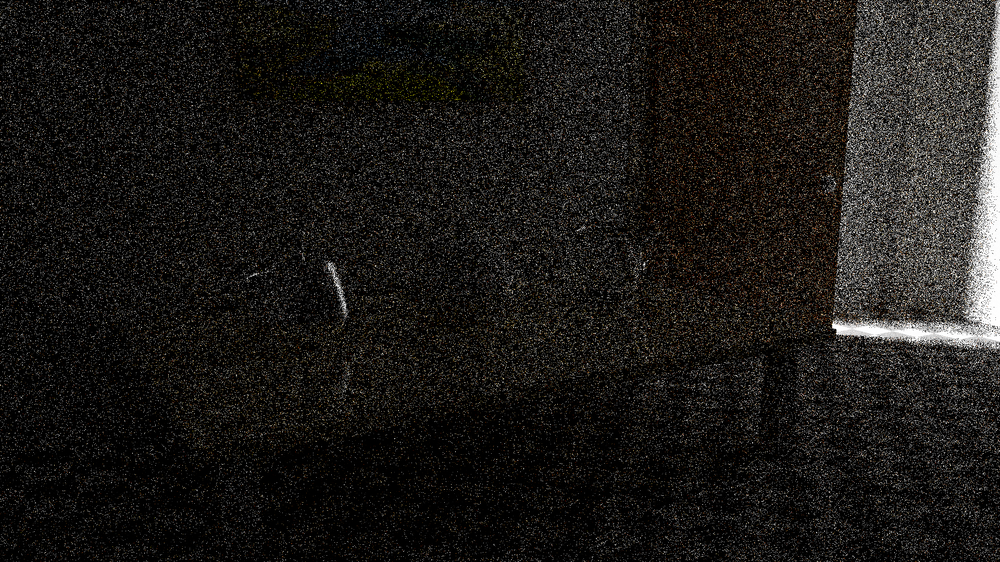
#> input picture docs/images/none.png, 1000 x 562 px, shrunk from 1920 x 1080 before the run
$ python teaser.py
#> lines starting #> are read from the running program, lines starting #| are printed output that depends on the picture
from PIL import Image
import os

os.chdir("./docs")

def combine2x2():
    # List of image file paths
    image_paths = [
        "images/none.png",
        "images/sp.png",
        "images/tmp.png",
        "images/full.png"
    ]

    # Open images
    images = [Image.open(img) for img in image_paths]
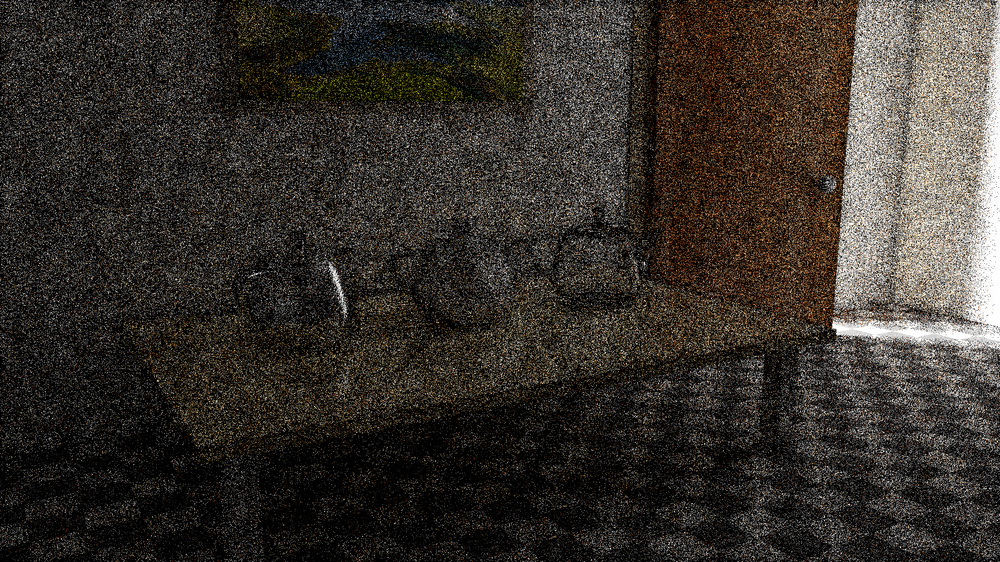
#> input picture docs/images/sp.png, 1000 x 562 px, shrunk from 1920 x 1080 before the run
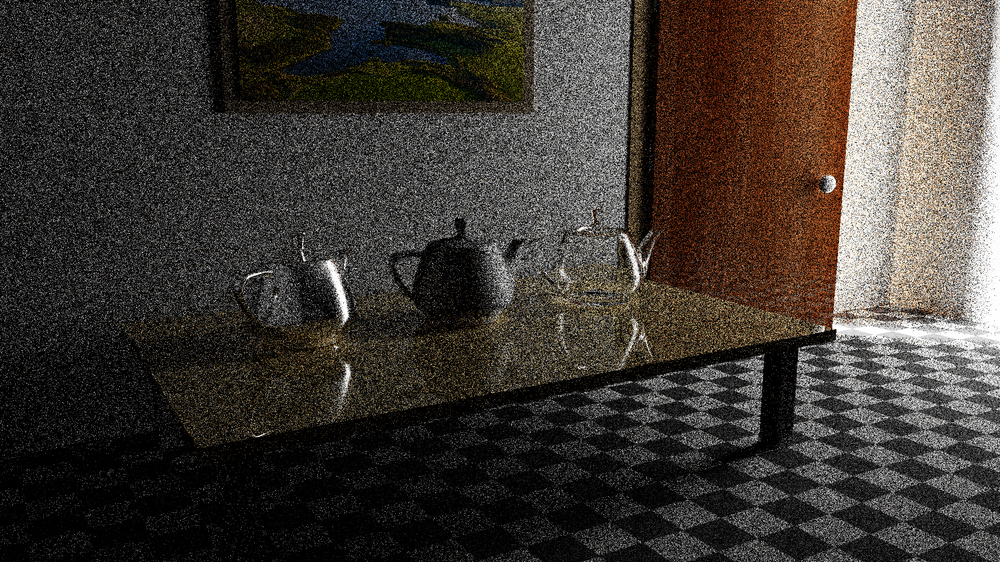
#> input picture docs/images/tmp.png, 1000 x 562 px, shrunk from 1920 x 1080 before the run
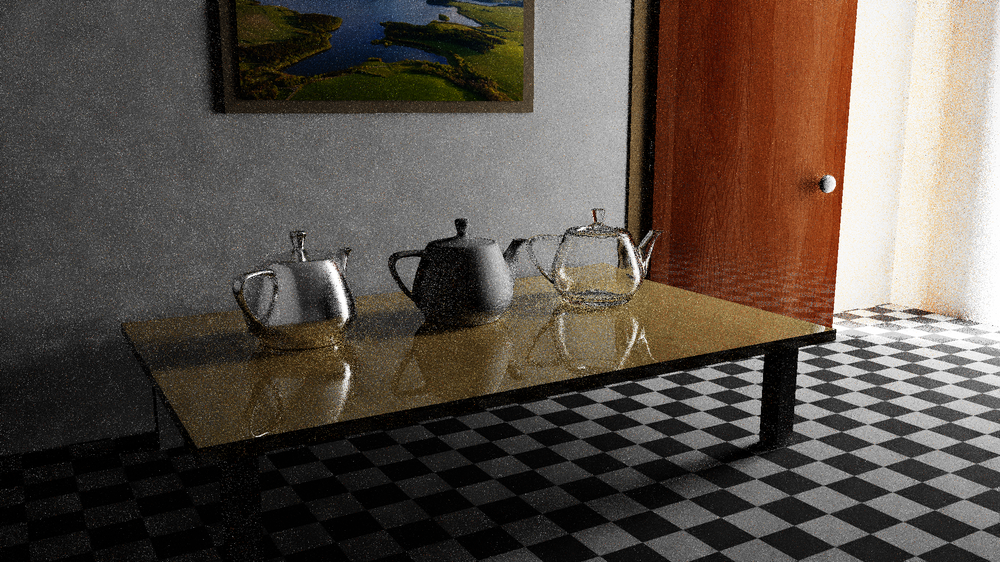
#> input picture docs/images/full.png, 1000 x 562 px, shrunk from 1920 x 1080 before the run
#> images = 4 items

    # Calculate the size of the 2x2 grid
    max_width = max(img.width for img in images)
#> max_width = 1000
    max_height = max(img.height for img in images)
#> max_height = 562

    # Create a new blank image with the calculated size
    combined_image = Image.new("RGB", (max_width * 2, max_height * 2))
#> combined_image: PIL image 2000x1124 RGB; every value is 0

    # Paste images into the 2x2 grid
    positions = [(0, 0), (max_width, 0), (0, max_height), (max_width, max_height)]
#> positions = [(0, 0), (1000, 0), (0, 562), (1000, 562)]

    for img, pos in zip(images, positions):
        combined_image.paste(img, pos)
#> this loop made 4 passes
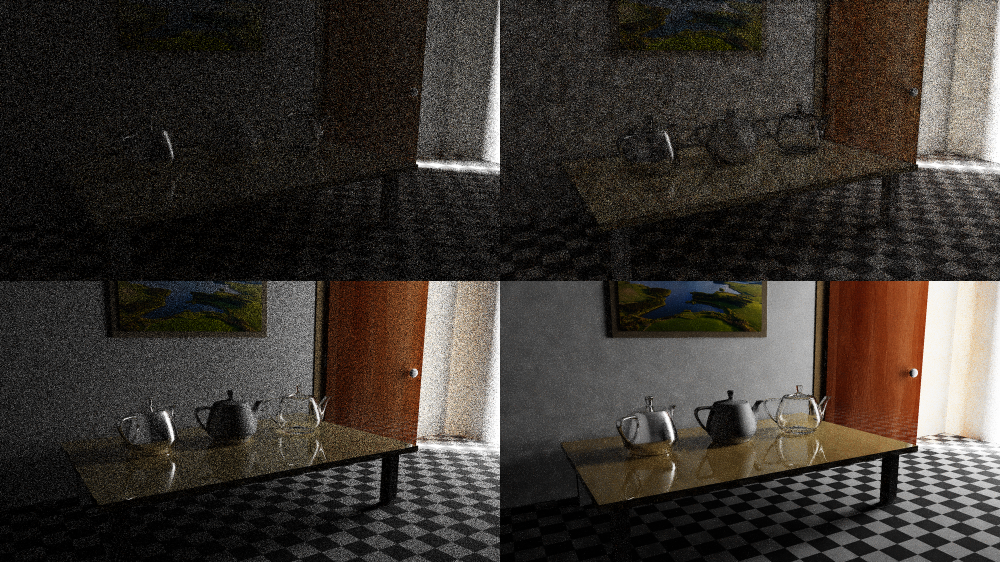
#> combined_image: PIL image 2000x1124 RGB (shown at 1/2 size); mean R, G, B 58.7, 53, 47.6

    # Save the combined image
    combined_image.save("images/sptmp_2x2.png")

def combine1x3():
    # List of image file paths
    image_paths = [
        "images/PT9frames.png",
        "images/full.png",
        "images/fullD.png"
    ]

    # Open images
    images = [Image.open(img) for img in image_paths]
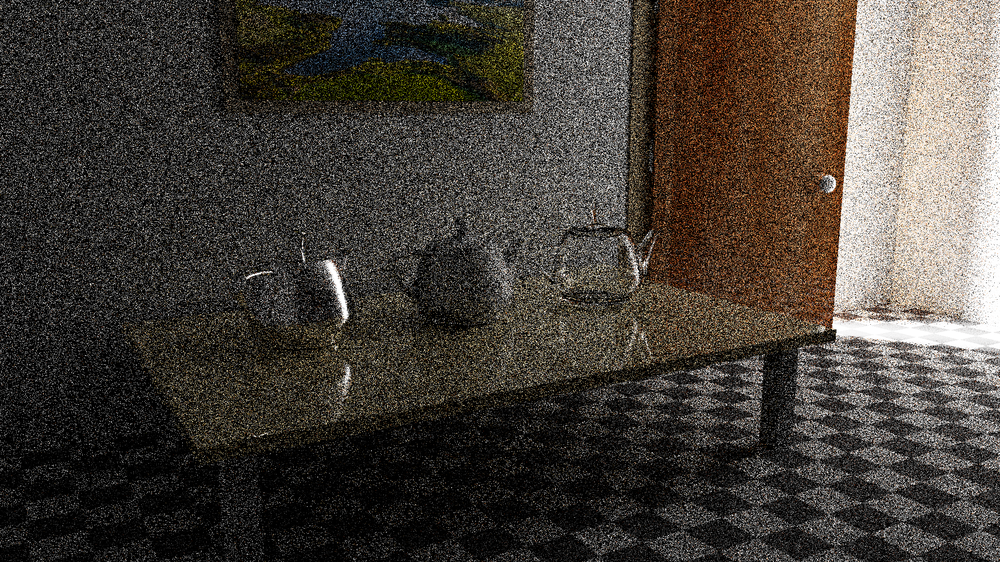
#> input picture docs/images/PT9frames.png, 1000 x 562 px, shrunk from 1920 x 1080 before the run
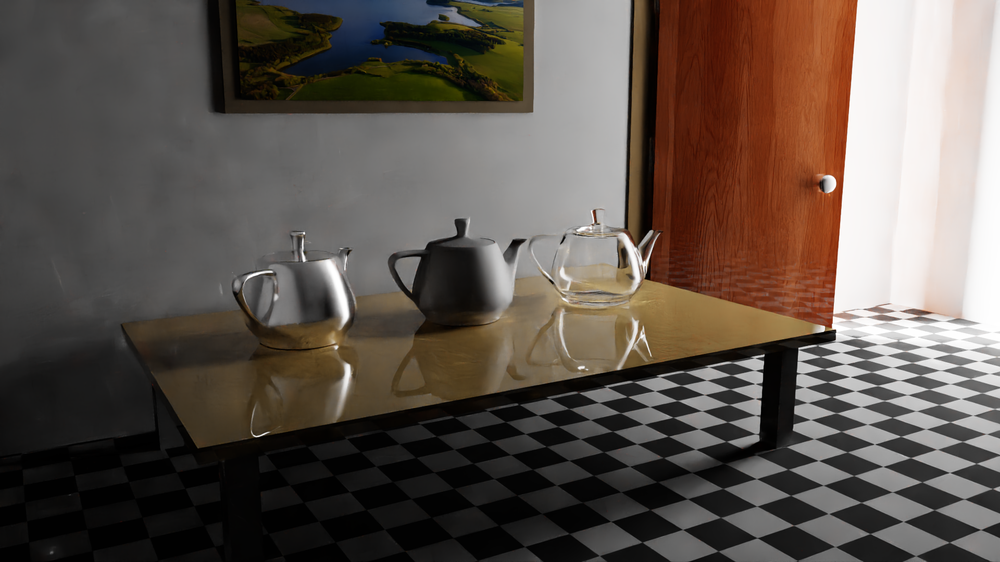
#> input picture docs/images/fullD.png, 1000 x 562 px, shrunk from 1920 x 1080 before the run
#> images = 3 items

    # Calculate total width and max height for a 1x3 grid
    total_width = sum(img.width for img in images)
#> total_width = 3000
    max_height = max(img.height for img in images)
#> max_height = 562

    # Create a new blank image with the calculated size
    combined_image = Image.new("RGB", (total_width, max_height))
#> combined_image: PIL image 3000x562 RGB; every value is 0

    # Paste images side-by-side into the new image
    x_offset = 0
    for img in images:
        combined_image.paste(img, (x_offset, 0))
        x_offset += img.width
#> this loop made 3 passes
#> x_offset on passes 1 to 3: 1000, 2000, 3000
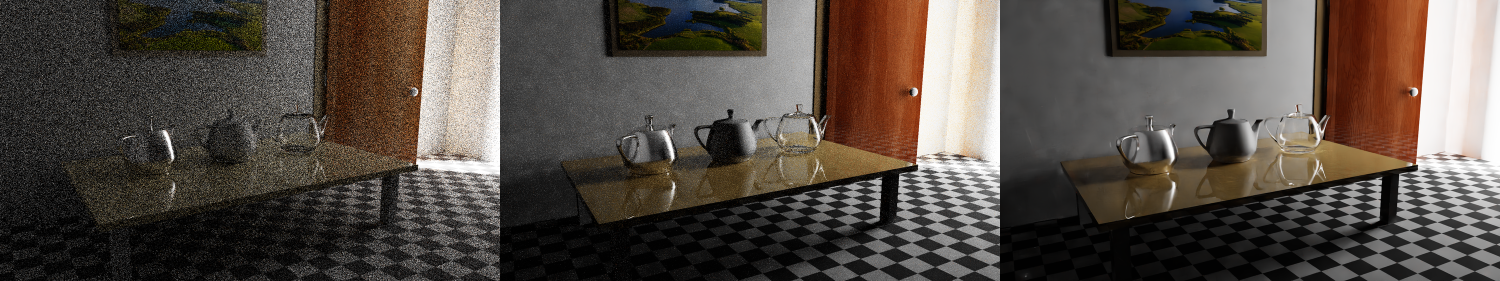
#> combined_image: PIL image 3000x562 RGB (shown at 1/2 size); mean R, G, B 84.5, 76.1, 69
#> after the loop, x_offset = 3000

    # Save the combined image
    combined_image.save("images/eqtimeComp.png")

def combine1x2():
    # List of image file paths
    image_paths = [
        "images/rc.png",
        "images/full.png"
    ]

    # Open images
#> (the run stopped early here; a loop or call above may not have finished)
